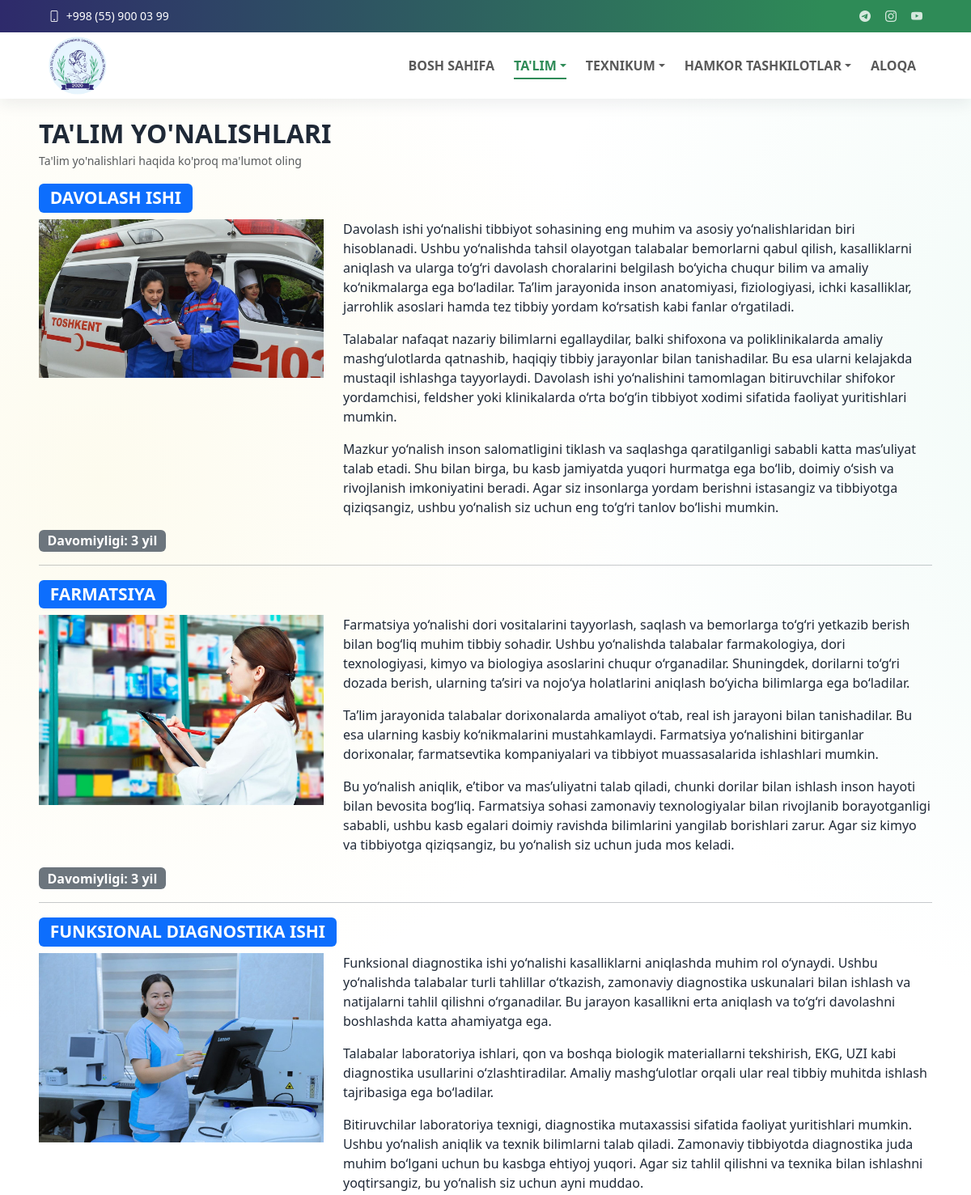
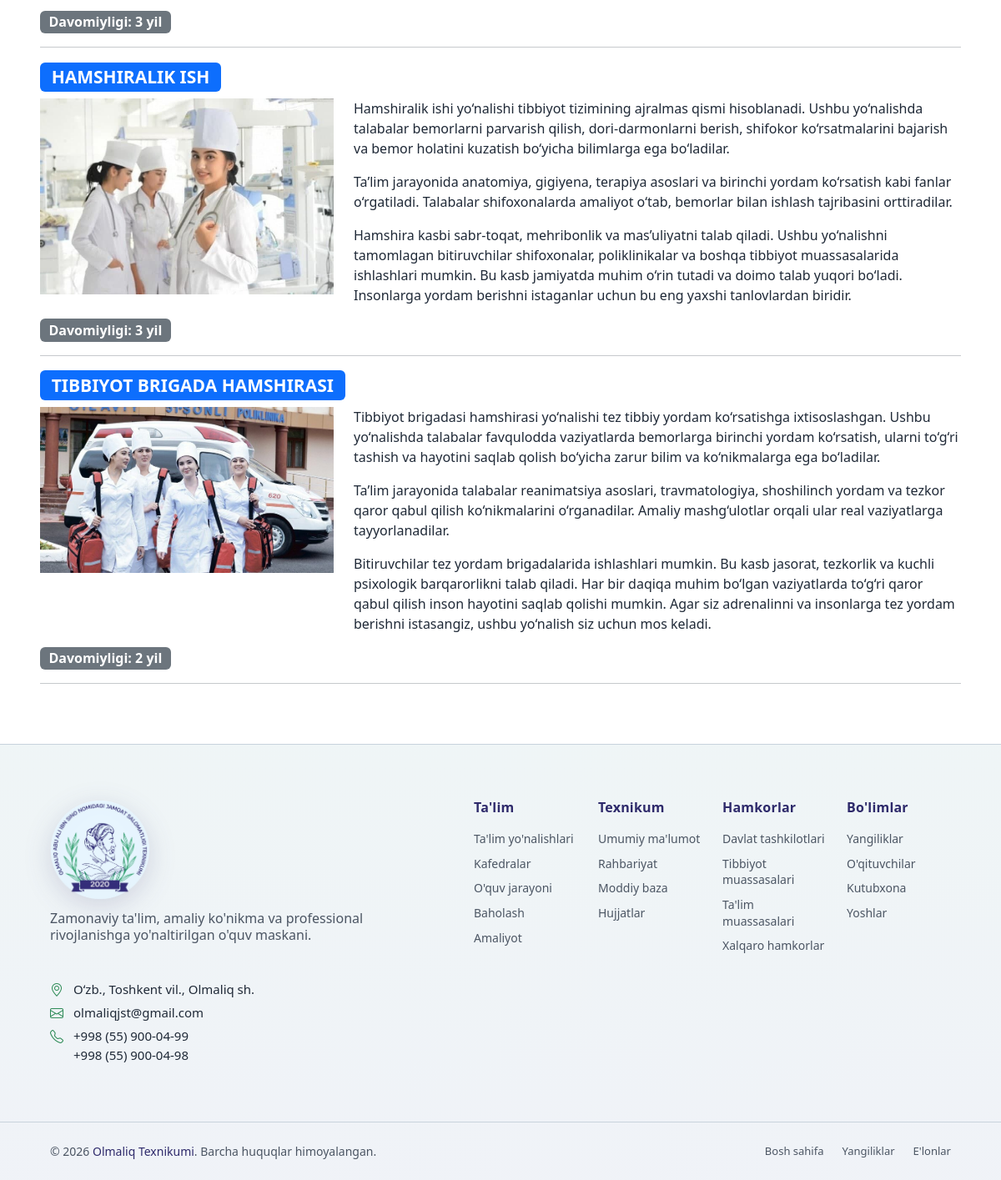
/talim/yonalishlar/, run on the app's committed database (2 pictures, top to bottom).
### core/models.py (models this page shows, shortened)
class TopbarSettings(models.Model):
    email = models.EmailField(blank=True)
    phone = models.CharField(max_length=50, blank=True)
    telegram_url = models.URLField(blank=True)
    instagram_url = models.URLField(blank=True)
    youtube_url = models.URLField(blank=True)
    is_active = models.BooleanField(default=True)
    updated_at = models.DateTimeField(auto_now=True)
    class Meta:
        ordering = ['-updated_at', '-id']
        verbose_name = "Topbar sozlamasi"
        verbose_name_plural = "Topbar sozlamalari"

### education/models.py (models this page shows, shortened)
class EducationDirection(models.Model):
    name = models.CharField(max_length=200)
    slug = models.SlugField(unique=True)
    description = models.TextField()
    image = models.ImageField(upload_to='education/directions/', blank=True, null=True)
    duration_years = models.PositiveSmallIntegerField(default=2)
    departments = models.ManyToManyField(Department, related_name='education_directions', blank=True)
    is_active = models.BooleanField(default=True)
    class Meta:
        ordering = ['name']
        verbose_name = "Ta'lim yo'nalishi "
        verbose_name_plural = "Ta'lim yo'nalishlari "

### education/views.py (the view)
# urls.py: path('yonalishlar/', views.directions, name='directions'),
def directions(request):
    items = EducationDirection.objects.filter(is_active=True)
    return render(request, 'education/directions.html', {'directions': items})

### core/context_processors.py (called while the page is built)
def menu_context(request):
    menu_items = (
        Menu.objects.filter(parent__isnull=True, is_active=True)
        .prefetch_related('children')
        .order_by('order', 'id')
    )
    topbar = TopbarSettings.objects.filter(is_active=True).first()
    return {
        'menu_items': menu_items,
        'topbar_settings': topbar,
    }

### education/templates/education/directions.html (shortened to what this page needs)
{% extends 'base.html' %}
{% block content %}
<section>
    <div class="mt-5 mt-md-3 mt-lg-2">
        <h2 class="fw-bold text-uppercase mb-1">Ta'lim yo'nalishlari</h2>
        <p class="text-muted small">Ta'lim yo'nalishlari haqida ko'proq ma'lumot oling</p>
    </div>
    {% for direction in directions %}
        <div>
            <h3>
                <span class="text-uppercase fw-semibold badge text-bg-primary" id="{{ direction.name|slugify }}">
                    {{ direction.name }}
                </span>
            </h3>
            <div class="row">
                <div class="col-12 col-md-4">
                    <img src="{{ direction.image.url }}" alt="{{ direction.name }}" class="w-100 h-auto">
                </div>
                <div class="col-12 col-md-8">
                    {% if direction.description %}
                        {{ direction.description | linebreaks }}
                    {% endif %}
                </div>
            </div>
            <span class="fs-6 badge text-bg-secondary">Davomiyligi: {{ direction.duration_years }} yil</span>
            <hr>
        </div>
    {% empty %}
        <p>Yo'nalishlar mavjud emas.</p>
    {% endfor %}
</section>
{% endblock %}

### templates/includes/header.html (shortened to what this page needs)
{% load static %}
<header id="header" class="header fixed-top">
    <div class="topbar d-flex align-items-center">
        <div class="container d-flex justify-content-center justify-content-md-between">
           <div class="contact-info d-flex align-items-center gap-3">
                <div class="d-flex align-items-center">
                    <a href="tel:{{ topbar_settings.phone }}" class="link-underline link-underline-opacity-0 lh-1">
                        <i class="bi bi-phone me-1"></i>
                    <span>{{ topbar_settings.phone }}</span>
                    </a>
                </div>
            </div>
            <div class="social-links d-flex align-items-center">
                <a href="{{ topbar_settings.telegram_url }}" target="_blank" rel="noopener" aria-label="Telegram"><i class="bi bi-telegram"></i></a>
                <a href="{{ topbar_settings.instagram_url }}" target="_blank" rel="noopener" aria-label="Instagram"><i class="bi bi-instagram"></i></a>
                <a href="{{ topbar_settings.youtube_url }}" target="_blank" rel="noopener" aria-label="YouTube"><i class="bi bi-youtube"></i></a>
            </div>
        </div>
    </div>
    <div class="branding d-flex align-items-center">
        <nav class="navbar navbar-expand-lg  py-0 w-100">
            <div class="container position-relative d-flex align-items-center justify-content-between">
                <a class="navbar-brand brand d-flex align-items-center gap-2" href="{% url 'core:home' %}">
                    <img class="brand-logo" src="{% static 'images/logo.png' %}" alt="Olmaliq texnikumi logosi">
                </a>
                <div class="collapse navbar-collapse" id="mainNavbar">
                    {% with ns=request.resolver_match.namespace name=request.resolver_match.url_name %}
                    <ul class="navbar-nav ms-auto mb-2 mb-lg-0 align-items-lg-center gap-lg-2">
                        <li class="nav-item">
                            <a class="nav-link {% if ns == 'core' and name == 'home' %}active{% endif %}" href="{% url 'core:home' %}" {% if ns == 'core' and name == 'home' %}aria-current="page"{% endif %}>Bosh sahifa</a>
                        </li>
                        <li class="nav-item dropdown">
                            <a class="nav-link dropdown-toggle {% if ns == 'education' %}active{% endif %}" href="#" role="button" data-bs-toggle="dropdown" aria-expanded="false" {% if ns == 'education' %}aria-current="page"{% endif %}>Ta'lim</a>
                        </li>
                        <li class="nav-item dropdown">
                            <a class="nav-link dropdown-toggle " href="#" role="button" data-bs-toggle="dropdown" aria-expanded="false" >Texnikum</a>
                        </li>
                        <li class="nav-item dropdown">
                            <a class="nav-link dropdown-toggle " href="#" role="button" data-bs-toggle="dropdown" aria-expanded="false" >Hamkor tashkilotlar</a>
                        </li>
                        <li class="nav-item">
                            <a class="nav-link {% if ns == 'contact' %}active{% endif %}" href="{% url 'contact:contact' %}" {% if ns == 'contact' %}aria-current="page"{% endif %}>Aloqa</a>
                        </li>
                    </ul>
                    {% endwith %}
                </div>
            </div>
        </nav>
    </div>
</header>

### static/css/style.css (style rules this page uses)
* { box-sizing: border-box; }
body { margin: 0; font-family: "Segoe UI", Tahoma, sans-serif; background-color: #ffffff; background-image: radial-gradient(1100px circle at 8% 16%, rgba(246, 238, 181, 0.22), transparent 62%), radial-gradient(1250px circle at 92% 12%, rgba(178, 231, 212, 0.2), transparent 64%), radial-gradient(980px circle at 84% 88%, rgba(205, 233, 245, 0.16), transparent 66%), linear-gradient(180deg, #ffffff 0%, #ffffff 100%); background-repeat: no-repeat; background-size: 128% 128%, 132% 132%, 126% 126%, 100% 100%; animation: siteBgFloat 50s ease-in-out infinite alternate; color: var(--text); padding-top: 108px; overflow-x: clip; }
a { color: var(--header-accent); }
html { overflow-x: clip; }
.container { width: min(1120px, 92%); margin: 0 auto; }
@media (min-width: 1200px) { .container { width: min(1320px, 92%); } }
.header { transition: all 0.5s; z-index: 1100 !important; background-color: #ffffff; box-shadow: 0 6px 18px rgba(31, 41, 55, 0.08); }
.header .topbar { background: var(--brand-gradient); font-size: 14px; transition: all 0.5s; height: 40px; overflow: hidden; border: 0 !important; border-bottom: 0 !important; box-shadow: none !important; margin-bottom: 0 !important; }
.header .topbar .container { min-height: 40px; }
.header .topbar .contact-info i { font-style: normal; color: #ffffff; }
.header .topbar .contact-info i a, .header .topbar .contact-info i, .header .topbar .contact-info span { color: #ffffff; text-decoration: none; line-height: 1; }
.header .topbar .social-links a { color: rgba(255, 255, 255, 0.8); line-height: 0; transition: all 0.3s ease; margin-left: 18px; font-size: 14px; }
.header .branding { min-height: 68px; transition: all 0.4s ease; border: 0 !important; border-top: 0 !important; margin-top: 0 !important; position: relative; z-index: 1101; }
.header .topbar + .branding { margin-top: 0 !important; border-top: 0 !important; }
.brand { color: var(--nav-text); text-decoration: none; font-weight: 700; }
.brand-logo { height: 72px; width: auto; display: block; }
.navbar .nav-item > a { text-transform: uppercase; font-weight: 600; }
.navbar .nav-link { position: relative; transition: color 0.22s ease; }
.navbar .nav-link::before { content: ""; position: absolute; left: 0.5rem; right: 0.5rem; bottom: 0.2rem; height: 2px; background: var(--header-accent); transform: scaleX(0); transform-origin: center; transition: transform 0.22s ease; }
.navbar .nav-link:hover, .navbar .nav-link.active { color: var(--header-accent); }
.navbar .nav-link:hover::before, .navbar .nav-link.active::before { transform: scaleX(1); }

### data on the page
TopbarSettings: phone "+998 (55) 900 03 99"
EducationDirection: name "DAVOLASH ISHI", image (picture), description "Davolash ishi yo‘nalishi tibbiyot sohasining eng muhim va asosiy yo‘nalishlaridan biri hisoblanadi. Ushbu yo‘nalishda tahsil olayotgan talabalar bemorlarni qabul qilish, kasalliklarni aniqlash va ularga to‘g‘ri davolash choralarini belgilash bo‘yicha chuqur bilim va amaliy ko‘nikmalarga ega bo‘ladilar. Ta’lim jarayonida inson anatomiyasi, fiziologiyasi, ichki kasalliklar, jarrohlik asoslari hamda tez tibbiy yordam ko‘rsatish kabi fanlar o‘rgatiladi. Talabalar nafaqat nazariy bilimlarni egallaydilar, balki shifoxona va poliklinikalarda amaliy mashg‘ulotlarda qatnashib, haqiqiy tibbiy jarayonlar bilan tanishadilar. Bu esa ularni kelajakda mustaqil ishlashga tayyorlaydi. Davolash ishi…", duration_years "3"
EducationDirection: name "FARMATSIYA", image (picture), description "Farmatsiya yo‘nalishi dori vositalarini tayyorlash, saqlash va bemorlarga to‘g‘ri yetkazib berish bilan bog‘liq muhim tibbiy sohadir. Ushbu yo‘nalishda talabalar farmakologiya, dori texnologiyasi, kimyo va biologiya asoslarini chuqur o‘rganadilar. Shuningdek, dorilarni to‘g‘ri dozada berish, ularning ta’siri va nojo‘ya holatlarini aniqlash bo‘yicha bilimlarga ega bo‘ladilar. Ta’lim jarayonida talabalar dorixonalarda amaliyot o‘tab, real ish jarayoni bilan tanishadilar. Bu esa ularning kasbiy ko‘nikmalarini mustahkamlaydi. Farmatsiya yo‘nalishini bitirganlar dorixonalar, farmatsevtika kompaniyalari va tibbiyot muassasalarida ishlashlari mumkin. Bu yo‘nalish aniqlik, e’tibor va mas’uliyatni…", duration_years "3"
EducationDirection: name "FUNKSIONAL DIAGNOSTIKA ISHI", image (picture), description "Funksional diagnostika ishi yo‘nalishi kasalliklarni aniqlashda muhim rol o‘ynaydi. Ushbu yo‘nalishda talabalar turli tahlillar o‘tkazish, zamonaviy diagnostika uskunalari bilan ishlash va natijalarni tahlil qilishni o‘rganadilar. Bu jarayon kasallikni erta aniqlash va to‘g‘ri davolashni boshlashda katta ahamiyatga ega. Talabalar laboratoriya ishlari, qon va boshqa biologik materiallarni tekshirish, EKG, UZI kabi diagnostika usullarini o‘zlashtiradilar. Amaliy mashg‘ulotlar orqali ular real tibbiy muhitda ishlash tajribasiga ega bo‘ladilar. Bitiruvchilar laboratoriya texnigi, diagnostika mutaxassisi sifatida faoliyat yuritishlari mumkin. Ushbu yo‘nalish aniqlik va texnik bilimlarni talab…", duration_years "3"
EducationDirection: name "HAMSHIRALIK ISH", image (picture), description "Hamshiralik ishi yo‘nalishi tibbiyot tizimining ajralmas qismi hisoblanadi. Ushbu yo‘nalishda talabalar bemorlarni parvarish qilish, dori-darmonlarni berish, shifokor ko‘rsatmalarini bajarish va bemor holatini kuzatish bo‘yicha bilimlarga ega bo‘ladilar. Ta’lim jarayonida anatomiya, gigiyena, terapiya asoslari va birinchi yordam ko‘rsatish kabi fanlar o‘rgatiladi. Talabalar shifoxonalarda amaliyot o‘tab, bemorlar bilan ishlash tajribasini orttiradilar. Hamshira kasbi sabr-toqat, mehribonlik va mas’uliyatni talab qiladi. Ushbu yo‘nalishni tamomlagan bitiruvchilar shifoxonalar, poliklinikalar va boshqa tibbiyot muassasalarida ishlashlari mumkin. Bu kasb jamiyatda muhim o‘rin tutadi va doimo…", duration_years "3"
EducationDirection: name "TIBBIYOT BRIGADA HAMSHIRASI", image (picture), description "Tibbiyot brigadasi hamshirasi yo‘nalishi tez tibbiy yordam ko‘rsatishga ixtisoslashgan. Ushbu yo‘nalishda talabalar favqulodda vaziyatlarda bemorlarga birinchi yordam ko‘rsatish, ularni to‘g‘ri tashish va hayotini saqlab qolish bo‘yicha zarur bilim va ko‘nikmalarga ega bo‘ladilar. Ta’lim jarayonida talabalar reanimatsiya asoslari, travmatologiya, shoshilinch yordam va tezkor qaror qabul qilish ko‘nikmalarini o‘rganadilar. Amaliy mashg‘ulotlar orqali ular real vaziyatlarga tayyorlanadilar. Bitiruvchilar tez yordam brigadalarida ishlashlari mumkin. Bu kasb jasorat, tezkorlik va kuchli psixologik barqarorlikni talab qiladi. Har bir daqiqa muhim bo‘lgan vaziyatlarda to‘g‘ri qaror qabul qilish…", duration_years "2"
